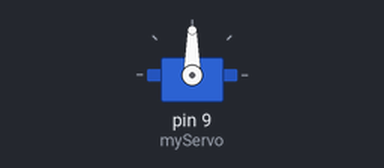
Bench run of a sketch on a simulated Arduino Uno, built with avr-gcc and run on an emulated ATmega328P. On the bench: servo.

Above: at 1.05 s.
Timing chart, 0 to 5.6 s (numbered marks = the images above):
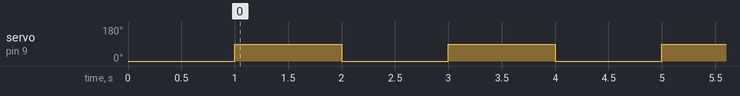

The sketch:

hand_servo.ino
```cpp
#include <Servo.h>


Servo myServo;  // Create a Servo object to control the arm

int restPosition = 0;  // Servo's initial position (back position)
int triggerPosition = 90;  // Servo's forward position (trigger position)
int delayTime = 1000;  // Time in milliseconds for the delay between movements

void setup() {
  myServo.attach(9);  // Attach the servo to pin 9
  myServo.write(restPosition);  // Start with the arm at rest (back position)
  delay(1000);  // Wait for 1 second
}

void loop() {
  // Move the arm to the trigger position (forward)
  myServo.write(triggerPosition);  // Move the arm to the trigger position
  delay(delayTime);  // Wait for the arm to reach the forward position (1 second)

  // Return the arm to the rest position (back)
  myServo.write(restPosition);  // Move the arm back to the rest position
  delay(delayTime);  // Wait for the arm to return to the back position

  // Add more actions or repeat the loop as needed
}
```

Measured:
- by itself, servo on pin 9 (myServo): alternates 90° for 1.0 s and 0° for 1.0 s
